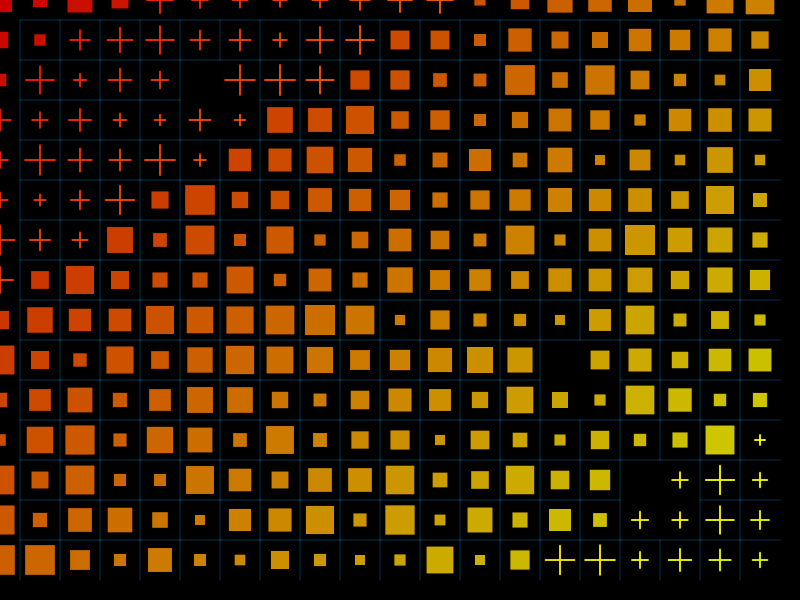
Frame 1 (no input)
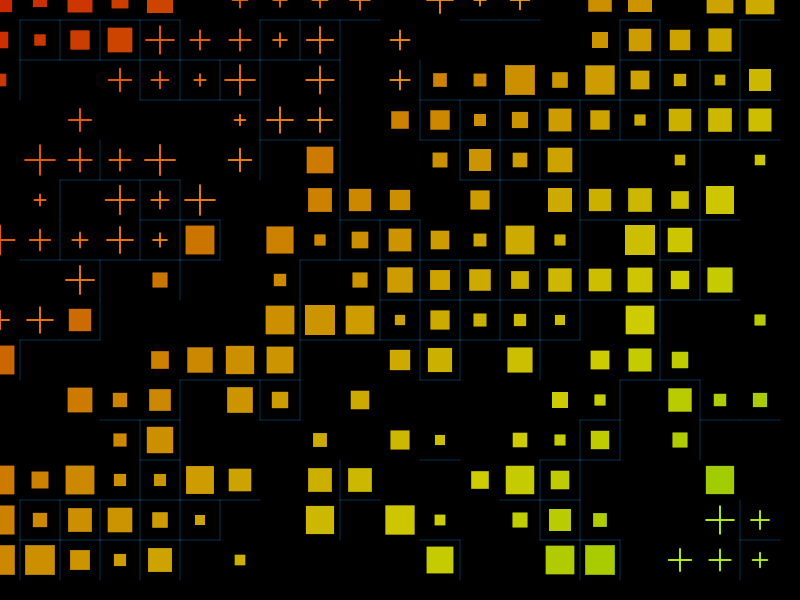
Frame 60 (no input)
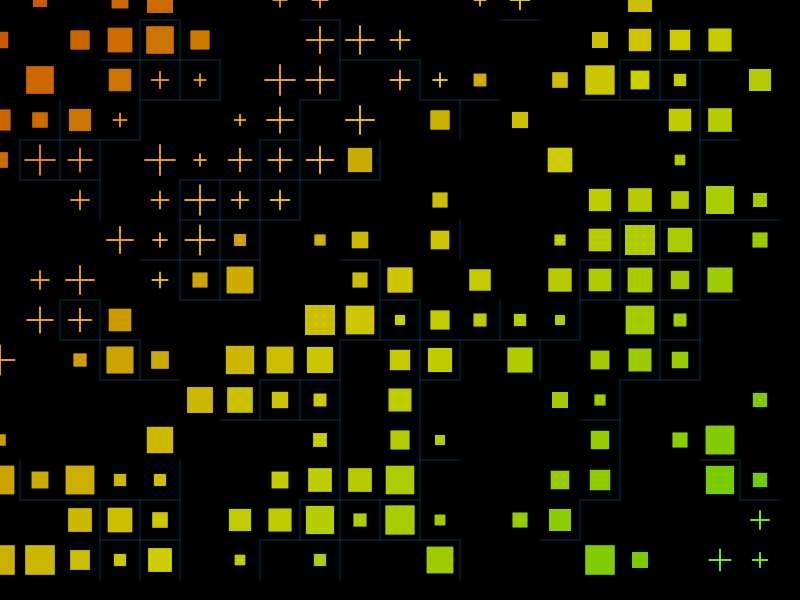
Frame 120 (the mouse pressed at the canvas centre since frame 60)

The p5.js sketch that drew these frames (run headless with seeded random() and noise() and a simulated clock; from frame 60 on, the mouse is pressed at the canvas centre):

// p5.js sketch
// ── sketch.js
let grid = [];
let cols, rows;
let cellSize = 40;
let time = 0;

function setup() {
  createCanvas(800, 600);
  colorMode(HSB, 360, 100, 100, 1);
  noStroke();
  cols = width / cellSize;
  rows = height / cellSize;
  
  for (let y = 0; y < rows; y++) {
    grid[y] = [];
    for (let x = 0; x < cols; x++) {
      grid[y][x] = {
        x: x * cellSize,
        y: y * cellSize,
        active: true,
        hue: (x + y) * 2,
        size: random(10, 30)
      };
    }
  }
}

function draw() {
  background(0);
  time += 0.02;
  
  for (let y = 0; y < rows; y++) {
    for (let x = 0; x < cols; x++) {
      let cell = grid[y][x];
      
      // Randomly activate/deactivate cells
      if (random() < 0.01) {
        cell.active = !cell.active;
      }
      
      if (!cell.active) continue;
      
      // Create electric bursts
      let burst = sin(time * 5 + x * 0.2 + y * 0.3) > 0.7;
      
      push();
      translate(cell.x, cell.y);
      
      // Draw grid lines with neon glow
      let hue = (cell.hue + time * 10) % 360;
      fill(hue, 100, 100, 0.8);
      
      if (burst) {
        stroke(hue, 100, 100, 0.9);
        strokeWeight(2);
        line(-cell.size/2, 0, cell.size/2, 0);
        line(0, -cell.size/2, 0, cell.size/2);
      } else {
        noStroke();
        rectMode(CENTER);
        rect(0, 0, cell.size, cell.size);
      }
      
      pop();
    }
  }
  
  // Draw connecting lines between nearby cells
  for (let y = 0; y < rows - 1; y++) {
    for (let x = 0; x < cols - 1; x++) {
      let a = grid[y][x];
      let b = grid[y][x + 1];
      let c = grid[y + 1][x];
      
      if (a.active && b.active) {
        stroke(200, 100, 100, 0.3);
        strokeWeight(1);
        line(a.x + cellSize/2, a.y + cellSize/2, b.x + cellSize/2, b.y + cellSize/2);
      }
      
      if (a.active && c.active) {
        stroke(200, 100, 100, 0.3);
        strokeWeight(1);
        line(a.x + cellSize/2, a.y + cellSize/2, c.x + cellSize/2, c.y + cellSize/2);
      }
    }
  }
}
